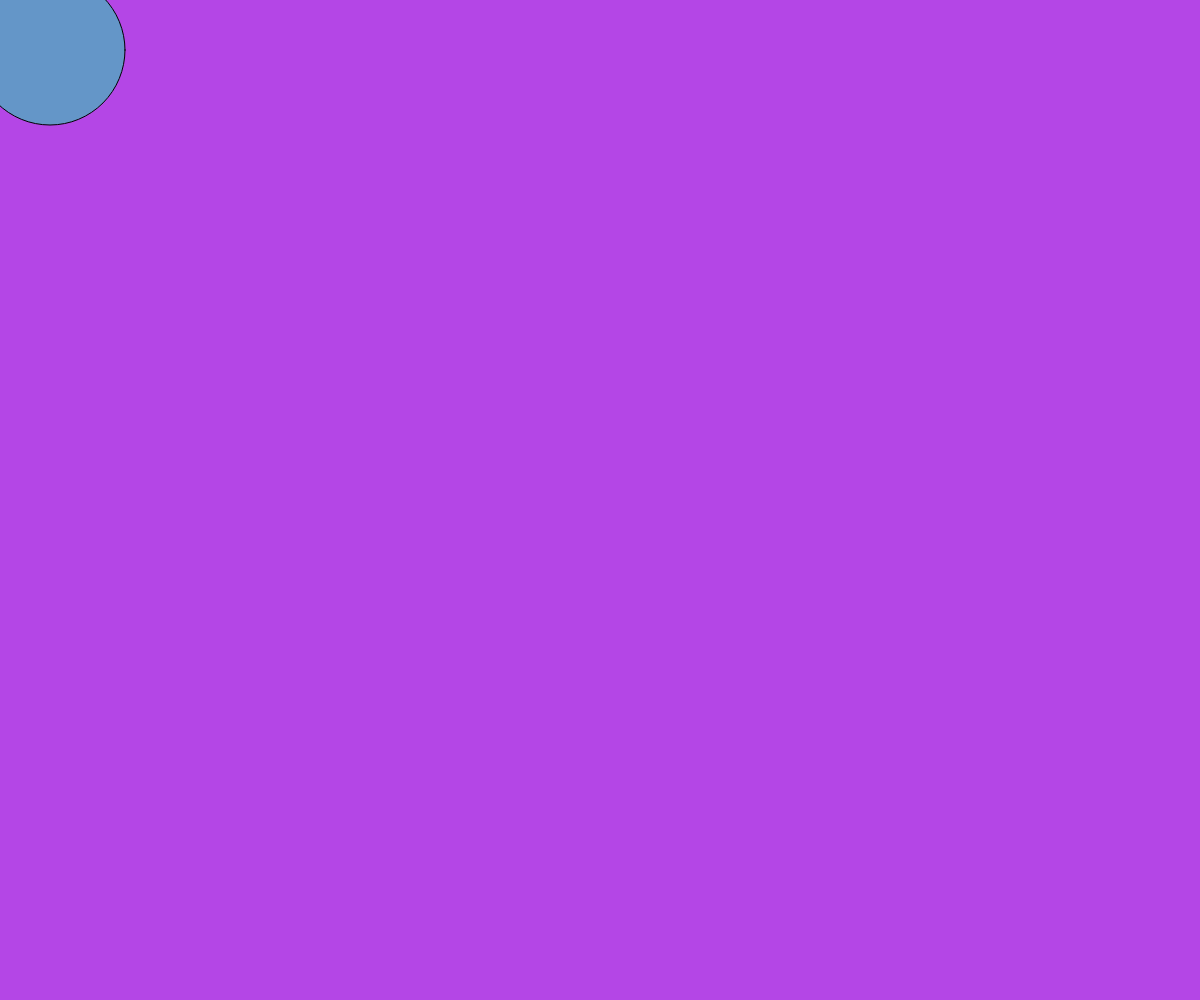
Frame 1 (no input)
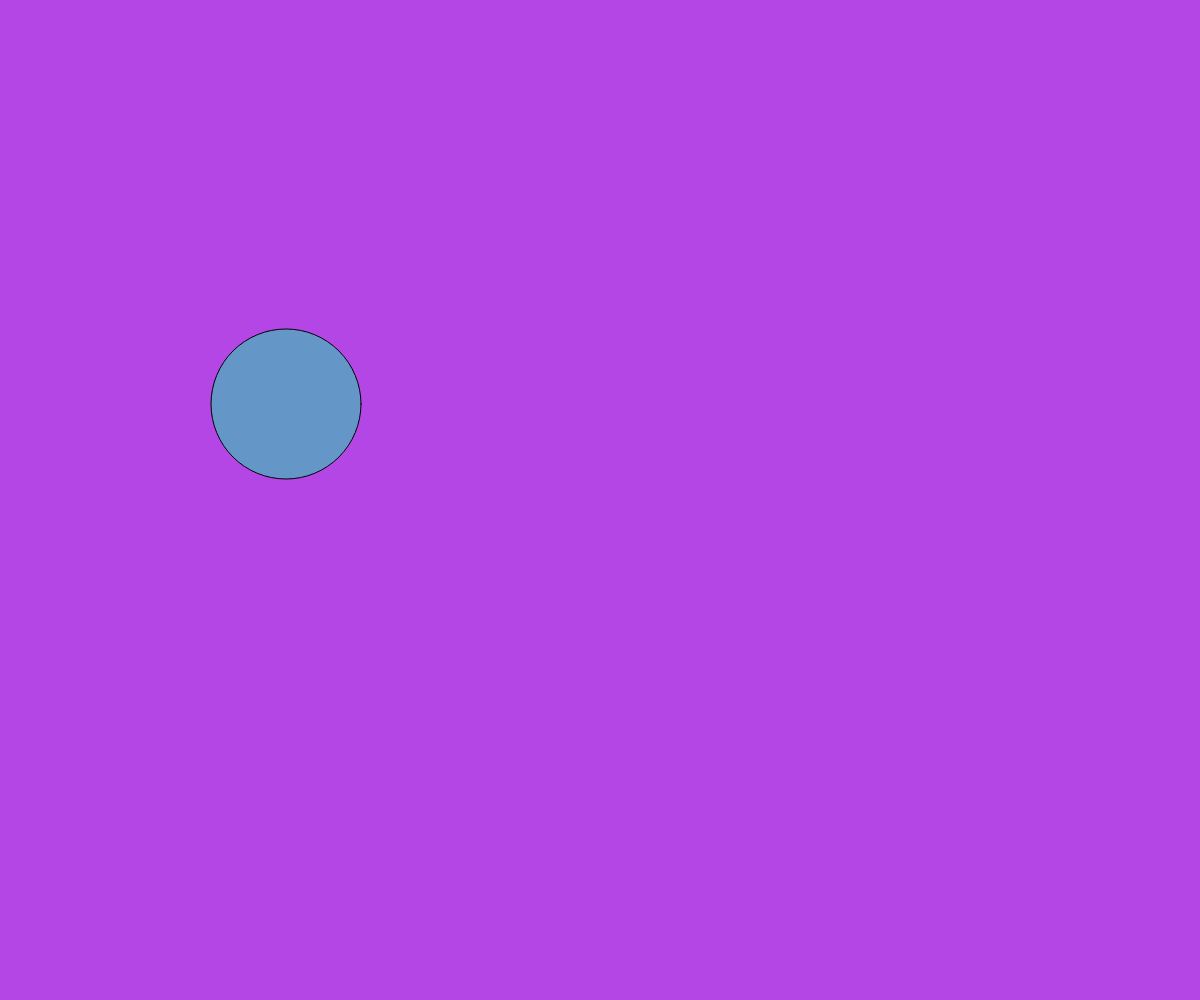
Frame 60 (no input)
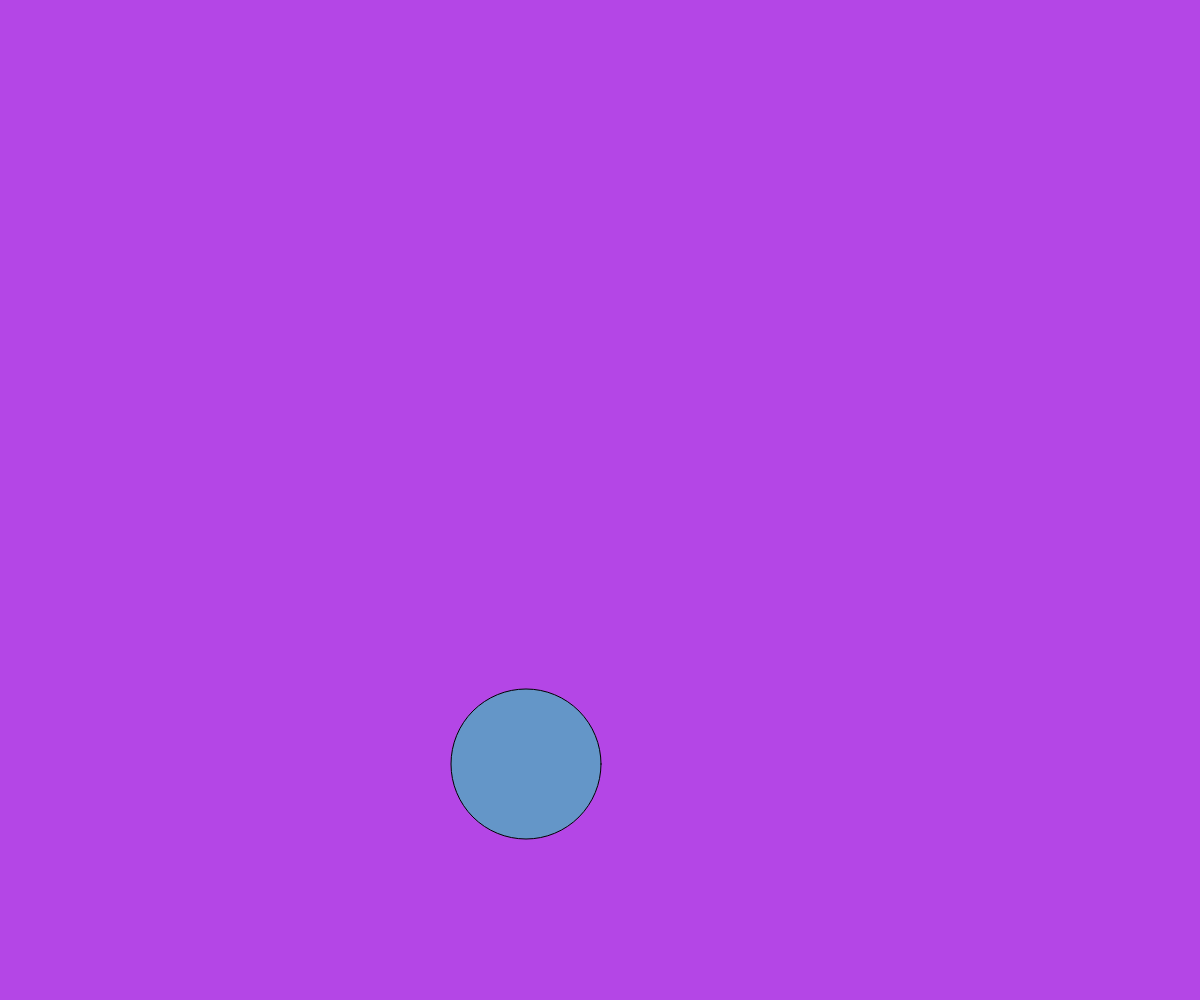
Frame 120 (the mouse pressed at the canvas centre since frame 60)

The p5.js sketch that drew these frames (run headless with seeded random() and noise() and a simulated clock; from frame 60 on, the mouse is pressed at the canvas centre):

// p5.js sketch
// ── sketch.js
let xpos = 50;
let ypos = 50;
let xballspeed = 2;
let yballspeed = 3;
function setup() {
  // put setup code here
createCanvas(windowWidth,windowHeight);

}

function draw() {
  background(180,70,230);
  fill(100,150,200);
  circle(xpos,ypos,150);

xpos= xpos + xballspeed;
ypos= ypos + yballspeed;

  if(xpos > width - 50){
xballspeed = -xballspeed;

  }

if(xpos < 50){
  xballspeed = -xballspeed
}

if(ypos > height - 50){
yballspeed = -yballspeed;

}

if(ypos < 50){
  yballspeed = -yballspeed;
}


 if(mouseIsPressed & dist(mouseX,mouseY,xpos,ypos) < 50){
xpos = random(0,width);
ypos = random(0,height);



 }







  xpos = xpos + xballspeed;
  ypos = ypos + yballspeed;

//Check for x position
//Check when ball crosses right side of the canvas
if(xpos > width){
xballspeed = -xballspeed

}
//Check when ball crosses left side of the canvas
if(xpos < 0){
xballspeed = -xballspeed

}

//Check for y position
//Check when ball crosses the bottom of the canvas
if (ypos > height){
yballspeed = -yballspeed;

}

//Check when ball crosses the top of the canvas
if(ypos < 0){
yballspeed = -yballspeed;

}

}
